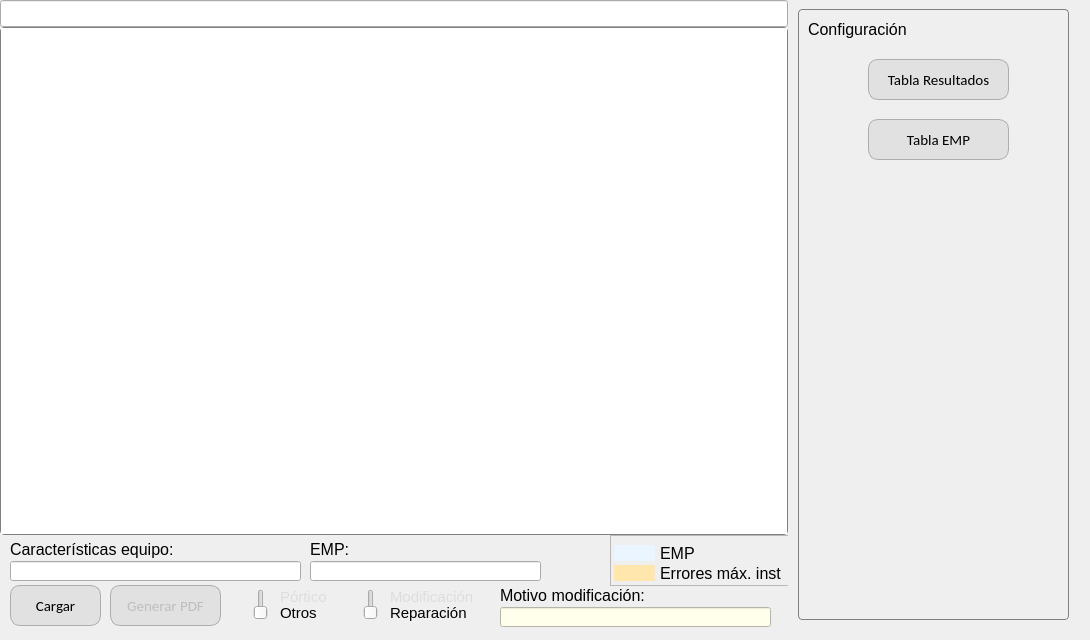
            <widget class="QWidget" name="p_Certif">
             <widget class="QWidget" name="WidgetL" native="true">
              <property name="geometry">
               <rect>
                <x>0</x>
                <y>0</y>
                <width>788</width>
                <height>631</height>
               </rect>
              </property>
              <property name="minimumSize">
               <size>
                <width>788</width>
                <height>0</height>
               </size>
              </property>
              <layout class="QVBoxLayout" name="verticalLayout_5">
               <property name="spacing">
                <number>0</number>
               </property>
               <property name="leftMargin">
                <number>0</number>
               </property>
               <property name="topMargin">
                <number>0</number>
               </property>
               <property name="rightMargin">
                <number>0</number>
               </property>
               <property name="bottomMargin">
                <number>0</number>
               </property>
               <item>
                <widget class="QLineEdit" name="txt_objeto">
                 <property name="font">
                  <font>
                   <family>Segoe UI</family>
                   <pointsize>12</pointsize>
                  </font>
                 </property>
                 <property name="styleSheet">
                  <string notr="true"/>
                 </property>
                 <property name="text">
                  <string/>
                 </property>
                 <property name="readOnly">
                  <bool>true</bool>
                 </property>
                </widget>
               </item>
               <item>
                <widget class="QTableWidget" name="tablePreview">
                 <property name="minimumSize">
                  <size>
                   <width>0</width>
                   <height>481</height>
                  </size>
                 </property>
                 <property name="styleSheet">
                  <string notr="true">QTableView{
	border: 1px solid grey;
	border-radius: 4px;
}

QTableView::item:selected {
	color: black;
	background: rgb(235, 245, 255);
	font-weight:900;
	border: 1px solid grey;
}
QTableCornerButton::section {background-color: rgb(235, 245, 255) }
QHeaderView::section {
	background-color: rgb(235, 245, 255);
	border: 1px solid grey;
}</string>
                 </property>
                 <property name="editTriggers">
                  <set>QAbstractItemView::DoubleClicked</set>
                 </property>
                 <property name="alternatingRowColors">
                  <bool>true</bool>
                 </property>
                 <property name="verticalScrollMode">
                  <enum>QAbstractItemView::ScrollPerPixel</enum>
                 </property>
                 <property name="horizontalScrollMode">
                  <enum>QAbstractItemView::ScrollPerPixel</enum>
                 </property>
                 <property name="showGrid">
                  <bool>true</bool>
                 </property>
                 <attribute name="horizontalHeaderMinimumSectionSize">
                  <number>60</number>
                 </attribute>
                 <attribute name="horizontalHeaderDefaultSectionSize">
                  <number>180</number>
                 </attribute>
                 <attribute name="verticalHeaderVisible">
                  <bool>false</bool>
                 </attribute>
                </widget>
               </item>
               <item>
                <widget class="QWidget" name="sld_repMod" native="true">
                 <property name="minimumSize">
                  <size>
                   <width>0</width>
                   <height>96</height>
                  </size>
                 </property>
                 <widget class="QLabel" name="label_22">
                  <property name="geometry">
                   <rect>
                    <x>10</x>
                    <y>4</y>
                    <width>191</width>
                    <height>21</height>
                   </rect>
                  </property>
                  <property name="font">
                   <font>
                    <family>Segoe UI</family>
                    <pointsize>12</pointsize>
                   </font>
                  </property>
                  <property name="text">
                   <string>Características equipo:</string>
                  </property>
                 </widget>
                 <widget class="QPushButton" name="btn_tablaPdf">
                  <property name="enabled">
                   <bool>false</bool>
                  </property>
                  <property name="geometry">
                   <rect>
                    <x>110</x>
                    <y>50</y>
                    <width>111</width>
                    <height>41</height>
                   </rect>
                  </property>
                  <property name="sizePolicy">
                   <sizepolicy hsizetype="Fixed" vsizetype="Fixed">
                    <horstretch>0</horstretch>
                    <verstretch>0</verstretch>
                   </sizepolicy>
                  </property>
                  <property name="minimumSize">
                   <size>
                    <width>0</width>
                    <height>0</height>
                   </size>
                  </property>
                  <property name="maximumSize">
                   <size>
                    <width>999</width>
                    <height>999</height>
                   </size>
                  </property>
                  <property name="font">
                   <font>
                    <family>Calibri</family>
                    <pointsize>11</pointsize>
                   </font>
                  </property>
                  <property name="styleSheet">
                   <string notr="true">QPushButton {
	border: 1px solid;
	border-radius: 10px;
	border-color: rgb(173, 173, 173);
	background-color: rgb(225, 225, 225);
}
QPushButton:hover {
	background-color: rgb(218, 255, 215);
}</string>
                  </property>
                  <property name="text">
                   <string>Generar PDF</string>
                  </property>
                 </widget>
                 <widget class="QPushButton" name="btn_cargarPreview">
                  <property name="geometry">
                   <rect>
                    <x>10</x>
                    <y>50</y>
                    <width>91</width>
                    <height>41</height>
                   </rect>
                  </property>
                  <property name="sizePolicy">
                   <sizepolicy hsizetype="Fixed" vsizetype="Fixed">
                    <horstretch>0</horstretch>
                    <verstretch>0</verstretch>
                   </sizepolicy>
                  </property>
                  <property name="minimumSize">
                   <size>
                    <width>0</width>
                    <height>0</height>
                   </size>
                  </property>
                  <property name="maximumSize">
                   <size>
                    <width>999</width>
                    <height>999</height>
                   </size>
                  </property>
                  <property name="font">
                   <font>
                    <family>Calibri</family>
                    <pointsize>11</pointsize>
                   </font>
                  </property>
                  <property name="styleSheet">
                   <string notr="true">QPushButton {
	border: 1px solid;
	border-radius: 10px;
	border-color: rgb(173, 173, 173);
	background-color: rgb(225, 225, 225);
}
QPushButton:hover {
	background-color: rgb(218, 255, 215);
}</string>
                  </property>
                  <property name="text">
                   <string>Cargar</string>
                  </property>
                 </widget>
                 <widget class="QLineEdit" name="txt_seleccionado">
                  <property name="geometry">
                   <rect>
                    <x>10</x>
                    <y>26</y>
                    <width>291</width>
                    <height>20</height>
                   </rect>
                  </property>
                  <property name="font">
                   <font>
                    <family>Segoe UI</family>
                    <pointsize>12</pointsize>
                   </font>
                  </property>
                  <property name="styleSheet">
                   <string notr="true"/>
                  </property>
                  <property name="text">
                   <string/>
                  </property>
                 </widget>
                 <widget class="QLabel" name="label_25">
                  <property name="geometry">
                   <rect>
                    <x>310</x>
                    <y>4</y>
                    <width>191</width>
                    <height>21</height>
                   </rect>
                  </property>
                  <property name="font">
                   <font>
                    <family>Segoe UI</family>
                    <pointsize>12</pointsize>
                   </font>
                  </property>
                  <property name="text">
                   <string>EMP:</string>
                  </property>
                 </widget>
                 <widget class="QLineEdit" name="txt_emp">
                  <property name="geometry">
                   <rect>
                    <x>310</x>
                    <y>26</y>
                    <width>231</width>
                    <height>20</height>
                   </rect>
                  </property>
                  <property name="font">
                   <font>
                    <family>Segoe UI</family>
                    <pointsize>12</pointsize>
                   </font>
                  </property>
                  <property name="styleSheet">
                   <string notr="true"/>
                  </property>
                  <property name="text">
                   <string/>
                  </property>
                 </widget>
                 <widget class="QLineEdit" name="txt_motivoMod">
                  <property name="geometry">
                   <rect>
                    <x>500</x>
                    <y>72</y>
                    <width>271</width>
                    <height>20</height>
                   </rect>
                  </property>
                  <property name="font">
                   <font>
                    <family>Segoe UI</family>
                    <pointsize>12</pointsize>
                   </font>
                  </property>
                  <property name="styleSheet">
                   <string notr="true">background-color: rgb(255, 255, 235);</string>
                  </property>
                  <property name="text">
                   <string/>
                  </property>
                  <property name="clearButtonEnabled">
                   <bool>false</bool>
                  </property>
                 </widget>
                 <widget class="QLabel" name="lbl_motivoMod">
                  <property name="geometry">
                   <rect>
                    <x>500</x>
                    <y>50</y>
                    <width>191</width>
                    <height>21</height>
                   </rect>
                  </property>
                  <property name="font">
                   <font>
                    <family>Segoe UI</family>
                    <pointsize>12</pointsize>
                   </font>
                  </property>
                  <property name="text">
                   <string>Motivo modificación:</string>
                  </property>
                 </widget>
                 <widget class="QSlider" name="slider_repMod">
                  <property name="geometry">
                   <rect>
                    <x>360</x>
                    <y>54</y>
                    <width>22</width>
                    <height>31</height>
                   </rect>
                  </property>
                  <property name="maximum">
                   <number>1</number>
                  </property>
                  <property name="orientation">
                   <enum>Qt::Vertical</enum>
                  </property>
                 </widget>
                 <widget class="QLabel" name="lbl_selectMod">
                  <property name="geometry">
                   <rect>
                    <x>390</x>
                    <y>54</y>
                    <width>101</width>
                    <height>16</height>
                   </rect>
                  </property>
                  <property name="font">
                   <font>
                    <family>Segoe UI</family>
                    <pointsize>11</pointsize>
                   </font>
                  </property>
                  <property name="styleSheet">
                   <string notr="true">color: rgb(221, 221, 221);</string>
                  </property>
                  <property name="text">
                   <string>Modificación</string>
                  </property>
                  <property name="wordWrap">
                   <bool>true</bool>
                  </property>
                  <property name="indent">
                   <number>-1</number>
                  </property>
                 </widget>
                 <widget class="QLabel" name="lbl_selectRep">
                  <property name="geometry">
                   <rect>
                    <x>390</x>
                    <y>70</y>
                    <width>91</width>
                    <height>16</height>
                   </rect>
                  </property>
                  <property name="font">
                   <font>
                    <family>Segoe UI</family>
                    <pointsize>11</pointsize>
                   </font>
                  </property>
                  <property name="text">
                   <string>Reparación</string>
                  </property>
                  <property name="wordWrap">
                   <bool>true</bool>
                  </property>
                  <property name="indent">
                   <number>-1</number>
                  </property>
                 </widget>
                 <widget class="QLabel" name="lbl_selectInstPortico">
                  <property name="geometry">
                   <rect>
                    <x>280</x>
                    <y>54</y>
                    <width>61</width>
                    <height>16</height>
                   </rect>
                  </property>
                  <property name="font">
                   <font>
                    <family>Segoe UI</family>
                    <pointsize>11</pointsize>
                   </font>
                  </property>
                  <property name="styleSheet">
                   <string notr="true">color: rgb(221, 221, 221);</string>
                  </property>
                  <property name="text">
                   <string>Pórtico</string>
                  </property>
                  <property name="wordWrap">
                   <bool>true</bool>
                  </property>
                  <property name="indent">
                   <number>-1</number>
                  </property>
                 </widget>
                 <widget class="QLabel" name="lbl_selectInstOtros">
                  <property name="geometry">
                   <rect>
                    <x>280</x>
                    <y>70</y>
                    <width>51</width>
                    <height>16</height>
                   </rect>
                  </property>
                  <property name="font">
                   <font>
                    <family>Segoe UI</family>
                    <pointsize>11</pointsize>
                   </font>
                  </property>
                  <property name="text">
                   <string>Otros</string>
                  </property>
                  <property name="wordWrap">
                   <bool>true</bool>
                  </property>
                  <property name="indent">
                   <number>-1</number>
                  </property>
                 </widget>
                 <widget class="QSlider" name="sld_instalacion">
                  <property name="geometry">
                   <rect>
                    <x>250</x>
                    <y>54</y>
                    <width>22</width>
                    <height>31</height>
                   </rect>
                  </property>
                  <property name="maximum">
                   <number>1</number>
                  </property>
                  <property name="orientation">
                   <enum>Qt::Vertical</enum>
                  </property>
                 </widget>
                 <widget class="QFrame" name="frame">
                  <property name="geometry">
                   <rect>
                    <x>610</x>
                    <y>0</y>
                    <width>181</width>
                    <height>51</height>
                   </rect>
                  </property>
                  <property name="frameShape">
                   <enum>QFrame::StyledPanel</enum>
                  </property>
                  <property name="frameShadow">
                   <enum>QFrame::Raised</enum>
                  </property>
                  <widget class="QLabel" name="label">
                   <property name="geometry">
                    <rect>
                     <x>4</x>
                     <y>10</y>
                     <width>41</width>
                     <height>16</height>
                    </rect>
                   </property>
                   <property name="styleSheet">
                    <string notr="true">background-color: rgb(235, 245, 255);</string>
                   </property>
                   <property name="text">
                    <string/>
                   </property>
                  </widget>
                  <widget class="QLabel" name="label_4">
                   <property name="geometry">
                    <rect>
                     <x>4</x>
                     <y>30</y>
                     <width>41</width>
                     <height>16</height>
                    </rect>
                   </property>
                   <property name="styleSheet">
                    <string notr="true">background-color: rgb(255, 230, 172);</string>
                   </property>
                   <property name="text">
                    <string/>
                   </property>
                  </widget>
                  <widget class="QLabel" name="lbl_motivoMod_2">
                   <property name="geometry">
                    <rect>
                     <x>50</x>
                     <y>10</y>
                     <width>41</width>
                     <height>16</height>
                    </rect>
                   </property>
                   <property name="font">
                    <font>
                     <family>Segoe UI</family>
                     <pointsize>12</pointsize>
                    </font>
                   </property>
                   <property name="text">
                    <string>EMP</string>
                   </property>
                  </widget>
                  <widget class="QLabel" name="lbl_motivoMod_3">
                   <property name="geometry">
                    <rect>
                     <x>50</x>
                     <y>30</y>
                     <width>121</width>
                     <height>16</height>
                    </rect>
                   </property>
                   <property name="font">
                    <font>
                     <family>Segoe UI</family>
                     <pointsize>12</pointsize>
                    </font>
                   </property>
                   <property name="text">
                    <string>Errores máx. inst.</string>
                   </property>
                  </widget>
                 </widget>
                </widget>
               </item>
              </layout>
             </widget>
             <widget class="QWidget" name="widgetConfig_2" native="true">
              <property name="geometry">
               <rect>
                <x>788</x>
                <y>0</y>
                <width>293</width>
                <height>631</height>
               </rect>
              </property>
              <property name="sizePolicy">
               <sizepolicy hsizetype="Expanding" vsizetype="Preferred">
                <horstretch>0</horstretch>
                <verstretch>0</verstretch>
               </sizepolicy>
              </property>
              <widget class="QWidget" name="configCertifContainer" native="true">
               <property name="geometry">
                <rect>
                 <x>10</x>
                 <y>9</y>
                 <width>271</width>
                 <height>611</height>
                </rect>
               </property>
               <property name="styleSheet">
                <string notr="true">#configCertifContainer{
	border: 1px solid grey;
	border-radius: 4px;
}</string>
               </property>
               <widget class="QLabel" name="label_24">
                <property name="geometry">
                 <rect>
                  <x>10</x>
                  <y>10</y>
                  <width>191</width>
                  <height>21</height>
                 </rect>
                </property>
                <property name="font">
                 <font>
                  <family>Segoe UI</family>
                  <pointsize>12</pointsize>
                 </font>
                </property>
                <property name="text">
                 <string>Configuración</string>
                </property>
               </widget>
               <widget class="QPushButton" name="btn_tablaResultados">
                <property name="geometry">
                 <rect>
                  <x>70</x>
                  <y>50</y>
                  <width>141</width>
                  <height>41</height>
                 </rect>
                </property>
                <property name="sizePolicy">
                 <sizepolicy hsizetype="Fixed" vsizetype="Fixed">
                  <horstretch>0</horstretch>
                  <verstretch>0</verstretch>
                 </sizepolicy>
                </property>
                <property name="minimumSize">
                 <size>
                  <width>0</width>
                  <height>0</height>
                 </size>
                </property>
                <property name="maximumSize">
                 <size>
                  <width>999</width>
                  <height>999</height>
                 </size>
                </property>
                <property name="font">
                 <font>
                  <family>Calibri</family>
                  <pointsize>11</pointsize>
                 </font>
                </property>
                <property name="styleSheet">
                 <string notr="true">QPushButton {
	border: 1px solid;
	border-radius: 10px;
	border-color: rgb(173, 173, 173);
	background-color: rgb(225, 225, 225);
}
QPushButton:hover {
	background-color: rgb(218, 255, 215);
}</string>
                </property>
                <property name="text">
                 <string>Tabla Resultados</string>
                </property>
               </widget>
               <widget class="QPushButton" name="btn_tablaEMP">
                <property name="geometry">
                 <rect>
                  <x>70</x>
                  <y>110</y>
                  <width>141</width>
                  <height>41</height>
                 </rect>
                </property>
                <property name="sizePolicy">
                 <sizepolicy hsizetype="Fixed" vsizetype="Fixed">
                  <horstretch>0</horstretch>
                  <verstretch>0</verstretch>
                 </sizepolicy>
                </property>
                <property name="minimumSize">
                 <size>
                  <width>0</width>
                  <height>0</height>
                 </size>
                </property>
                <property name="maximumSize">
                 <size>
                  <width>999</width>
                  <height>999</height>
                 </size>
                </property>
                <property name="font">
                 <font>
                  <family>Calibri</family>
                  <pointsize>11</pointsize>
                 </font>
                </property>
                <property name="styleSheet">
                 <string notr="true">QPushButton {
	border: 1px solid;
	border-radius: 10px;
	border-color: rgb(173, 173, 173);
	background-color: rgb(225, 225, 225);
}
QPushButton:hover {
	background-color: rgb(218, 255, 215);
}</string>
                </property>
                <property name="text">
                 <string>Tabla EMP</string>
                </property>
               </widget>
              </widget>
             </widget>
            </widget>
